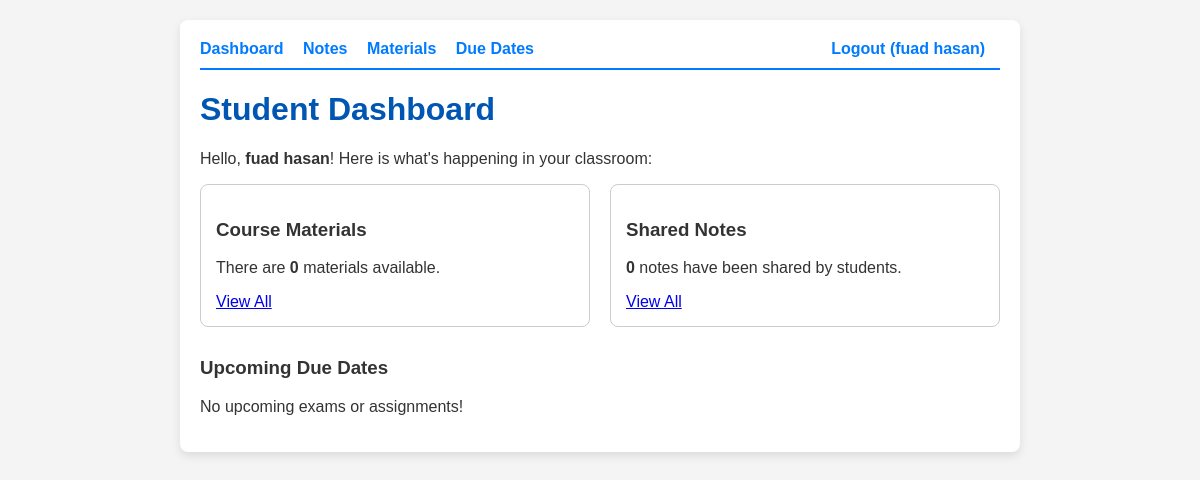
The page /dashboard.php (signed in) on the database as committed earlier.
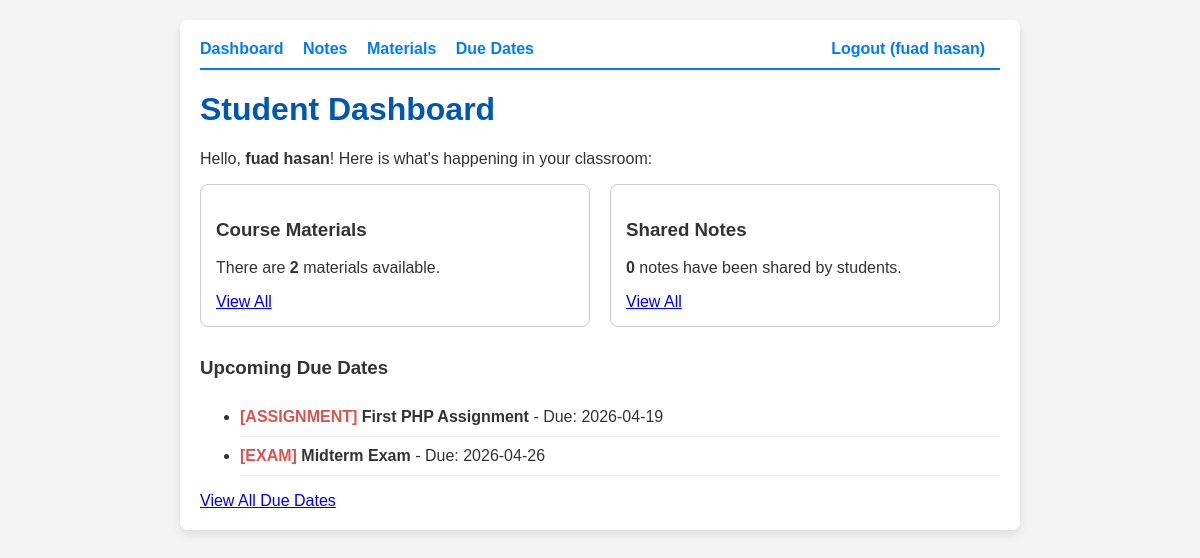
The same page on the database as committed later.
### tables this page shows
CREATE TABLE events (
    id INTEGER PRIMARY KEY AUTOINCREMENT,
    title TEXT NOT NULL,
    type TEXT CHECK(type IN ('assignment', 'exam')) NOT NULL,
    due_date DATE NOT NULL,
    created_at DATETIME DEFAULT CURRENT_TIMESTAMP
);

### dashboard.php (the view, shortened to what this page needs)
<?php
require_once 'includes/db.php';
$materials_count = $db->query("SELECT COUNT(*) FROM materials")->fetchColumn();
$notes_count = $db->query("SELECT COUNT(*) FROM notes")->fetchColumn();
$due_dates = $db->query("SELECT * FROM events WHERE due_date >= date('now') ORDER BY due_date ASC LIMIT 5")->fetchAll();
?>
<?php include 'includes/header.php'; ?>
<h1>Student Dashboard</h1>
<p>Hello, <strong><?php echo htmlspecialchars($_SESSION['user_name']); ?></strong>! Here is what's happening in your classroom:</p>
<div style="display: flex; gap: 20px;">
    <div style="flex: 1; border: 1px solid #ccc; padding: 15px; border-radius: 8px;">
        <h3>Course Materials</h3>
        <p>There are <strong><?php echo $materials_count; ?></strong> materials available.</p>
        <a href="materials.php">View All</a>
    </div>
    <div style="flex: 1; border: 1px solid #ccc; padding: 15px; border-radius: 8px;">
        <h3>Shared Notes</h3>
        <p><strong><?php echo $notes_count; ?></strong> notes have been shared by students.</p>
        <a href="notes.php">View All</a>
    </div>
</div>
<div style="margin-top: 30px;">
    <h3>Upcoming Due Dates</h3>
    <?php if (empty($due_dates)): ?>
        <p>No upcoming exams or assignments!</p>
    <?php else: ?>
        <ul>
        <?php foreach ($due_dates as $event): ?>
            <li class="item">
                <span class="due-date">[<?php echo strtoupper($event['type']); ?>]</span>
                <strong><?php echo htmlspecialchars($event['title']); ?></strong> - Due: <?php echo $event['due_date']; ?>
            </li>
        <?php endforeach; ?>
        </ul>
        <a href="calendar.php">View All Due Dates</a>
    <?php endif; ?>
</div>
<?php include 'includes/footer.php'; ?>

### includes/header.php (shortened to what this page needs)
<!DOCTYPE html>
<html lang="en">
<head>
    <link rel="stylesheet" href="assets/css/style.css">
</head>
<body>
<div class="container">
    <div class="nav">
        <a href="dashboard.php">Dashboard</a>
        <a href="notes.php">Notes</a>
        <a href="materials.php">Materials</a>
        <a href="calendar.php">Due Dates</a>
        <?php if (isset($_SESSION['user_id'])): ?>
            <a href="logout.php" style="float: right;">Logout (<?php echo htmlspecialchars($_SESSION['user_name']); ?>)</a>
        <?php else: ?>
            <a href="index.php" style="float: right;">Login</a>
        <?php endif; ?>
    </div>

### includes/footer.php
</div>
</body>
</html>

### assets/css/style.css (style rules this page uses)
body { font-family: sans-serif; margin: 0; padding: 20px; background-color: #f4f4f4; color: #333; }
.container { max-width: 800px; margin: auto; background-color: #fff; padding: 20px; border-radius: 8px; box-shadow: 0 4px 10px rgba(0,0,0,0.1); }
h1, h2 { color: #0056b3; }
.nav { margin-bottom: 20px; border-bottom: 2px solid #007bff; padding-bottom: 10px; }
.nav a { margin-right: 15px; text-decoration: none; color: #007bff; font-weight: bold; }
.item { border-bottom: 1px solid #eee; padding: 10px 0; }
.due-date { font-weight: bold; color: #d9534f; }

Rows that differ between the two databases and show on the page:
added events: type "ASSIGNMENT", title "First PHP Assignment", due_date "2026-04-19"
added events: type "EXAM", title "Midterm Exam", due_date "2026-04-26"
Other text that changed with them:
$materials_count: "0" → "2"
text no longer shown: "No upcoming exams or assignments!"
text now shown: "View All Due Dates"
